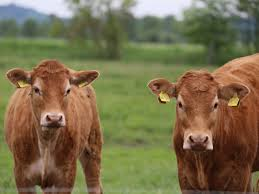
#> input picture img/image.jpg, 259 x 194 px
$ python image.py
#> lines starting #> are read from the running program, lines starting #| are printed output that depends on the picture
import cv2
import numpy as np
import matplotlib.pyplot as plt

img = cv2.imread("../../img/image.jpg", cv2.IMREAD_GRAYSCALE)
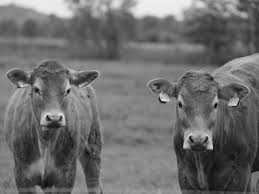
#> img: shape (194, 259); min 0, max 241, mean 109.3

plt.imshow(img, cmap="gray",interpolation="bicubic")
plt.plot([100,120],[120,120],"b", linewidth=12)
plt.show()
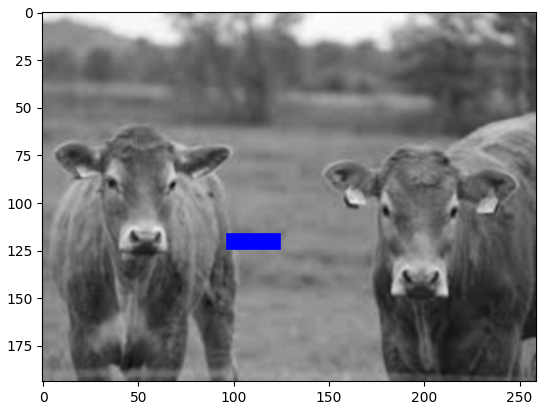
#> figure drawn by matplotlib, 1 panel
